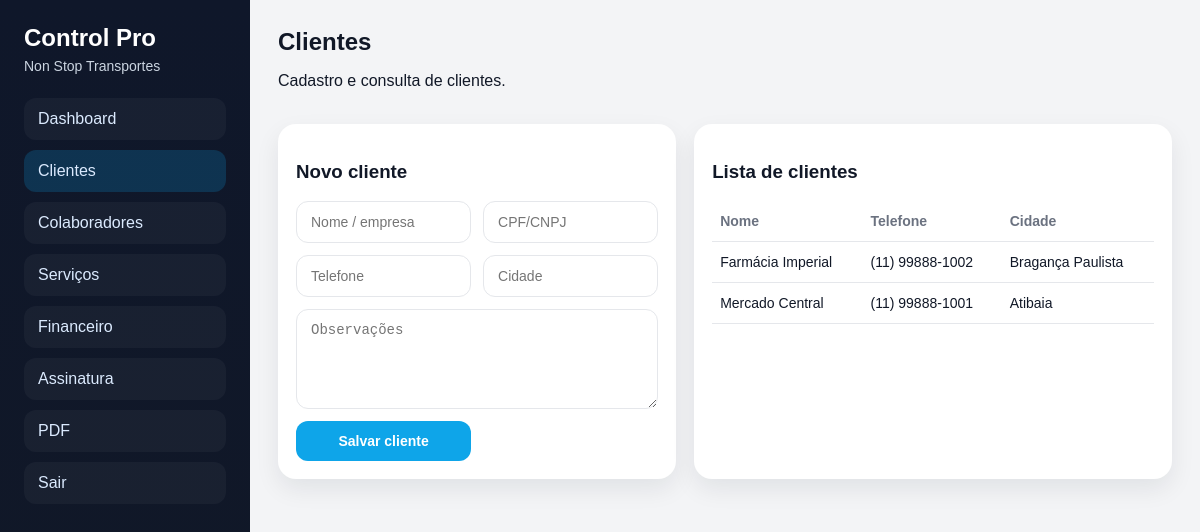
The app's page /clientes (signed in) with its own data.
### tables this page shows
CREATE TABLE users (
                id INTEGER PRIMARY KEY AUTOINCREMENT,
                company_name TEXT NOT NULL,
                email TEXT UNIQUE NOT NULL,
                password TEXT NOT NULL,
                plan TEXT NOT NULL DEFAULT 'Profissional',
                status TEXT NOT NULL DEFAULT 'ativo',
                due_date TEXT NOT NULL,
                grace_days INTEGER NOT NULL DEFAULT 3,
                created_at TEXT NOT NULL DEFAULT CURRENT_TIMESTAMP
            );

CREATE TABLE clients (
                id INTEGER PRIMARY KEY AUTOINCREMENT,
                name TEXT NOT NULL,
                document TEXT,
                phone TEXT,
                city TEXT,
                notes TEXT,
                created_at TEXT NOT NULL DEFAULT CURRENT_TIMESTAMP
            );

### main.py (the view)
@app.get("/clientes", response_class=HTMLResponse)
def clients_page(request: Request, user: sqlite3.Row = Depends(require_active_user)):
    with closing(get_conn()) as conn:
        clients = conn.execute("SELECT * FROM clients ORDER BY id DESC").fetchall()
    return templates.TemplateResponse(
        request=request,
        name="clients.html",
        context=context(request, "clientes", user=user, clients=clients),
    )

### templates/clients.html
{% extends 'base.html' %}
{% block content %}
<header class="page-head"><div><h2>Clientes</h2><p>Cadastro e consulta de clientes.</p></div></header>
<section class="grid-two">
  <div class="card">
    <h3>Novo cliente</h3>
    <form method="post" class="grid-form">
      <input name="name" placeholder="Nome / empresa" required />
      <input name="document" placeholder="CPF/CNPJ" />
      <input name="phone" placeholder="Telefone" />
      <input name="city" placeholder="Cidade" />
      <textarea name="notes" placeholder="Observações"></textarea>
      <button type="submit">Salvar cliente</button>
    </form>
  </div>
  <div class="card">
    <h3>Lista de clientes</h3>
    <table>
      <thead><tr><th>Nome</th><th>Telefone</th><th>Cidade</th></tr></thead>
      <tbody>
        {% for item in clients %}
        <tr><td>{{ item['name'] }}</td><td>{{ item['phone'] }}</td><td>{{ item['city'] }}</td></tr>
        {% endfor %}
      </tbody>
    </table>
  </div>
</section>
{% endblock %}

### templates/base.html (shortened to what this page needs)
<!DOCTYPE html>
<html lang="pt-BR">
<head>
  <link rel="stylesheet" href="/static/style.css" />
</head>
<body>
  {% if current_user %}
  <aside class="sidebar">
    <div>
      <h1>Control Pro</h1>
      <p class="subtitle">{{ current_user['company_name'] }}</p>
    </div>
    <nav>
      <a href="/dashboard" class="{% if page == 'dashboard' %}active{% endif %}">Dashboard</a>
      <a href="/clientes" class="{% if page == 'clientes' %}active{% endif %}">Clientes</a>
      <a href="/colaboradores" class="{% if page == 'colaboradores' %}active{% endif %}">Colaboradores</a>
      <a href="/servicos" class="{% if page == 'servicos' %}active{% endif %}">Serviços</a>
      <a href="/financeiro" class="{% if page == 'financeiro' %}active{% endif %}">Financeiro</a>
      <a href="/assinatura" class="{% if page == 'assinatura' %}active{% endif %}">Assinatura</a>
      <a href="/relatorios/servicos.pdf" target="_blank">PDF</a>
      <a href="/logout">Sair</a>
    </nav>
  </aside>
  {% endif %}
  <main class="main {% if not current_user %}full{% endif %}">
    {% block content %}{% endblock %}
  </main>
</body>
</html>

### static/style.css (style rules this page uses)
:root { --bg: #0f172a; --panel: #111827; --card: #ffffff; --text: #111827; --muted: #6b7280; --line: #e5e7eb; --primary: #0ea5e9; --danger: #dc2626; --warning: #d97706; --success: #16a34a; }
* { box-sizing: border-box; }
body { margin: 0; font-family: Arial, Helvetica, sans-serif; background: #f3f4f6; color: var(--text); display: flex; min-height: 100vh; }
.sidebar { width: 250px; background: linear-gradient(180deg, #0f172a, #111827); color: white; padding: 24px; display: flex; flex-direction: column; gap: 24px; }
.sidebar h1 { margin: 0; font-size: 24px; }
.subtitle { color: #cbd5e1; margin: 6px 0 0; font-size: 14px; }
.sidebar nav { display: flex; flex-direction: column; gap: 10px; }
.sidebar a { color: #dbeafe; text-decoration: none; padding: 12px 14px; border-radius: 12px; background: rgba(255,255,255,0.04); }
.sidebar a.active, .sidebar a:hover { background: rgba(14,165,233,0.2); }
.main { flex: 1; padding: 28px; }
.page-head { display: flex; justify-content: space-between; align-items: center; margin-bottom: 18px; }
.page-head h2 { margin: 0 0 4px; }
.card { background: var(--card); border-radius: 18px; padding: 18px; box-shadow: 0 10px 24px rgba(15, 23, 42, 0.08); }
.grid-two { display: grid; grid-template-columns: 1fr 1.2fr; gap: 18px; }
.grid-form { display: grid; grid-template-columns: 1fr 1fr; gap: 12px; }
input, textarea, select, button { width: 100%; border: 1px solid var(--line); border-radius: 12px; padding: 12px 14px; font-size: 14px; }
textarea { min-height: 100px; grid-column: 1 / -1; resize: vertical; }
button { background: var(--primary); color: white; border: none; cursor: pointer; font-weight: bold; }
table { width: 100%; border-collapse: collapse; }
th, td { text-align: left; padding: 12px 8px; border-bottom: 1px solid var(--line); font-size: 14px; }
th { color: var(--muted); }

### records on screen
users: company_name "Non Stop Transportes"
clients: name "Farmácia Imperial", phone "(11) 99888-1002", city "Bragança Paulista"
clients: name "Mercado Central", phone "(11) 99888-1001", city "Atibaia"
